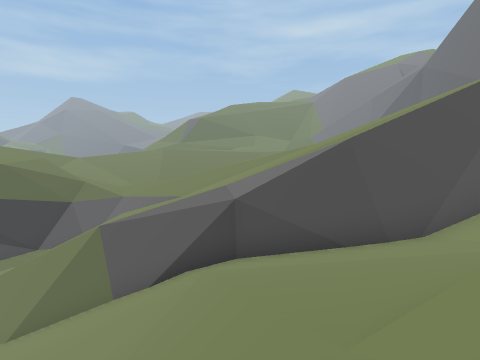
[1] (above)

12 first-person views from a walk through a scene from a Unity 3-D project. The camera is 1.3 m above the floor, tilts 2° down and sees 75° across. The floor is counted in squares, 2 m on a side. Each view is taken from the middle of a square. On the plan, view 1 faces up. The plan holds only what a view shows up to about 10 squares ahead; the rest is blank. The place goes on beyond the plan. The player is left out.

[2]
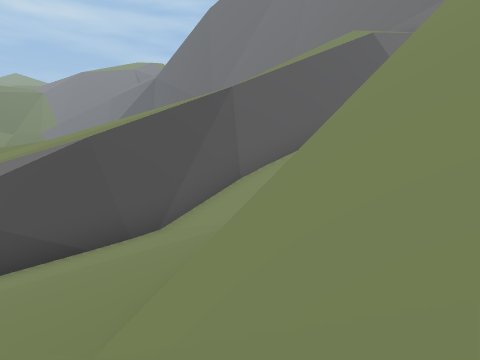

[3]
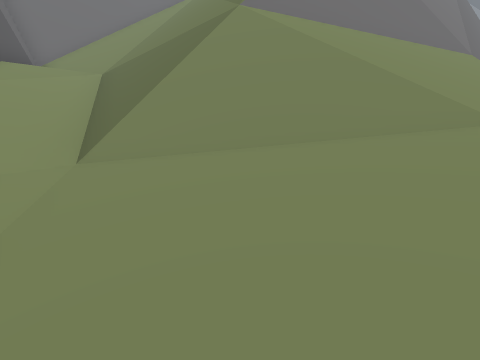

[4]
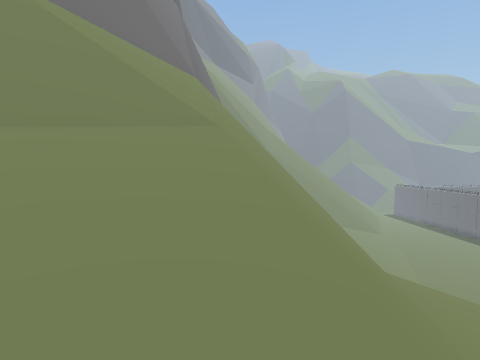

[5]
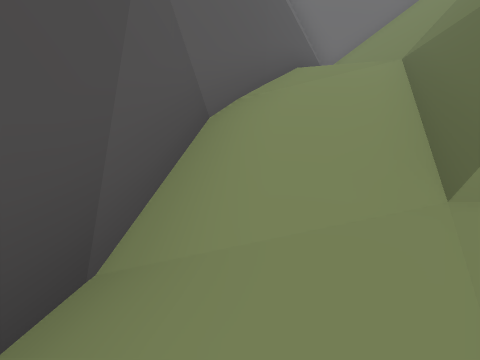

[6]
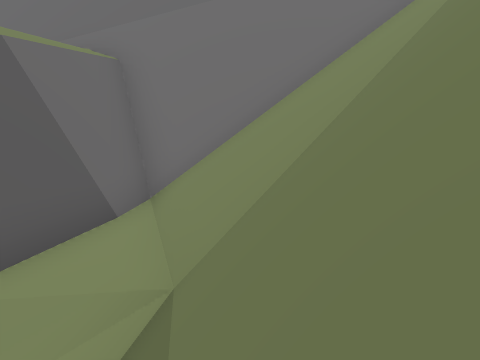

[7]
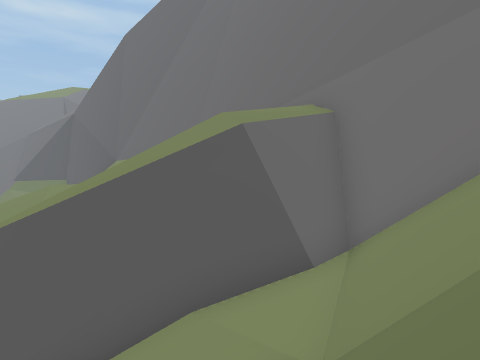

[8]
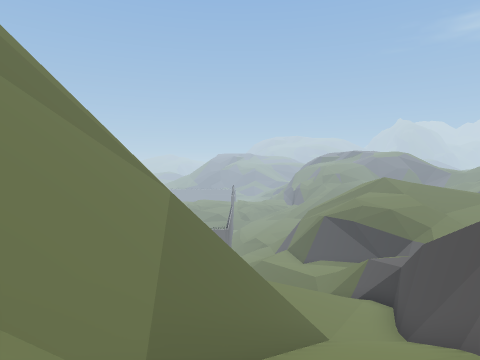

[9]
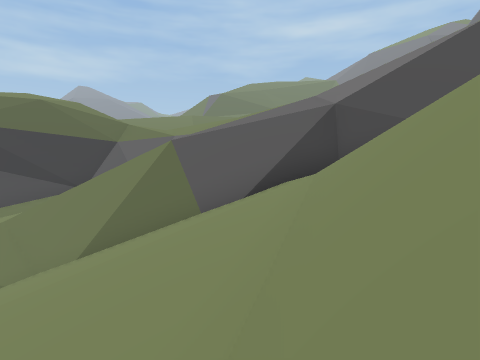

[10]
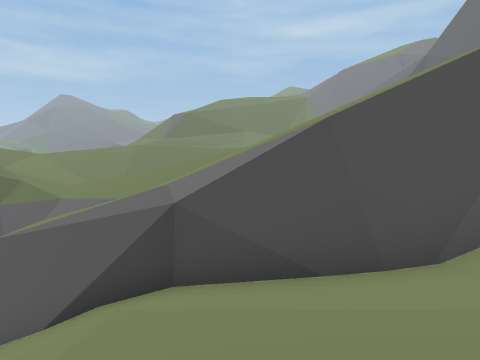

[11]
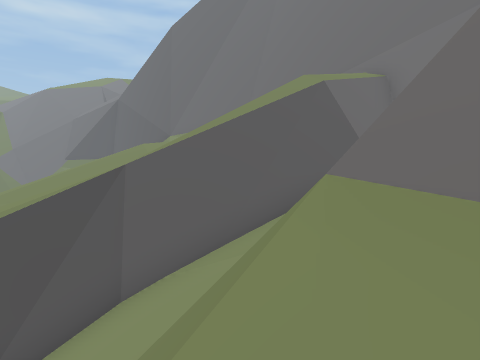

[12]
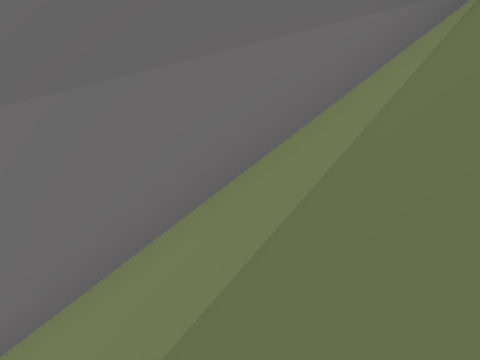

### Floor plan
Key: @ floor where view 1 was taken; # wall or solid block; . main floor; - floor 1.5 m lower than the main floor; _ floor 3.25 m lower than the main floor; : floor 4.75 m higher than the main floor; / step, stairs or slope; = window, fence, low wall or low ledge; ^ raised ledge; v drop or lower ground.
Columns run from 5 left of view 1 to 13 right of it. Each row starts with its distance up from view 1.
 12 .//
 11 //////   /////
 10 vvv///   /////
  9   /.//     ///
  8  ///.////
  7 #######////       #
  6 /////_/v###v//    #
  5 ///////--//###/// #
  4 /////////////###v/#
  3  ///////==////:####
  2   /////==/////://##
  1  /////=vvv///////#
  0  ////@///##//////#
 -1    v/////^#^ ////#
 -2    =v///#     ///#
 -3      v/#^       /#
 -4       v^         #

Where each view was taken, in squares from view 1:
view 1: 0 up, 0 right, facing up
view 2: 0 up, 0 right, facing up-right
view 3: 5 up, 0 right, facing down-right
view 4: 6 up, 0 right, facing down
view 5: 5 up, 2 right, facing right
view 6: 1 up, 6 right, facing right
view 7: 0 up, 6 right, facing up-right
view 8: 2 up, 10 right, facing left
view 9: 1 up, 2 left, facing up
view 10: 2 up, 1 right, facing up
view 11: 0 up, 3 right, facing up-right
view 12: 2 down, 9 right, facing right
